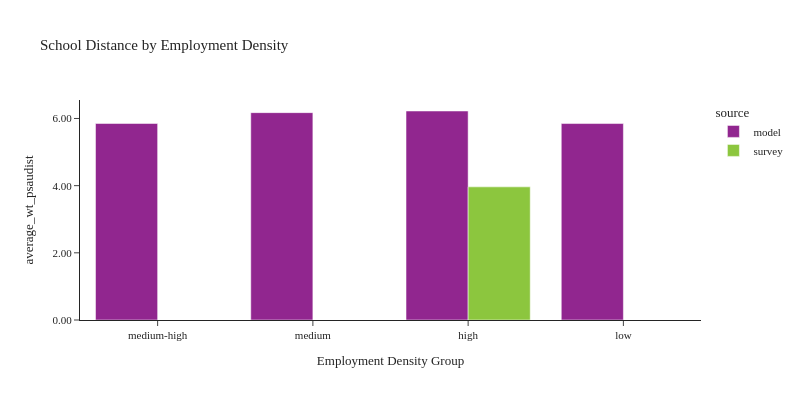

The code cell stored with this chart in its notebook:
### Code cell
plot_school_location(df_students, 'emp_density_group', 'Employment Density', 'Employment Density Group')

### Figure 1 — Plotly figure (JSON) as saved in the notebook; plotly's stock layout.template omitted (floating-point values rounded to 4 significant figures)
{"data": [{"alignmentgroup": "True", "customdata": [[183429], [190203], [418329], [181156]], "hovertemplate": "source=model<br>emp_density_group=%{x}<br>average_wt_psaudist=%{y}<br>sample count=%{customdata[0]}<extra></extra>", "legendgroup": "model", "marker": {"color": "#91268F", "pattern": {"shape": ""}}, "name": "model", "offsetgroup": "model", "orientation": "v", "showlegend": true, "textposition": "auto", "type": "bar", "x": ["medium-high", "medium", "high", "low"], "xaxis": "x", "y": [5.851, 6.174, 6.223, 5.849], "yaxis": "y"}, {"alignmentgroup": "True", "customdata": [[897]], "hovertemplate": "source=survey<br>emp_density_group=%{x}<br>average_wt_psaudist=%{y}<br>sample count=%{customdata[0]}<extra></extra>", "legendgroup": "survey", "marker": {"color": "#8CC63E", "pattern": {"shape": ""}}, "name": "survey", "offsetgroup": "survey", "orientation": "v", "showlegend": true, "textposition": "auto", "type": "bar", "x": ["high"], "xaxis": "x", "y": [3.964], "yaxis": "y"}], "layout": {"barmode": "group", "font": {"size": 11}, "height": 400, "legend": {"title": {"text": "source"}, "tracegroupgap": 0}, "title": {"text": "School Distance by Employment Density"}, "width": 800, "xaxis": {"anchor": "y", "domain": [0.0, 1.0], "title": {"text": "Employment Density Group"}}, "yaxis": {"anchor": "x", "domain": [0.0, 1.0], "tickformat": ".2f", "title": {"text": "average_wt_psaudist"}}}}
